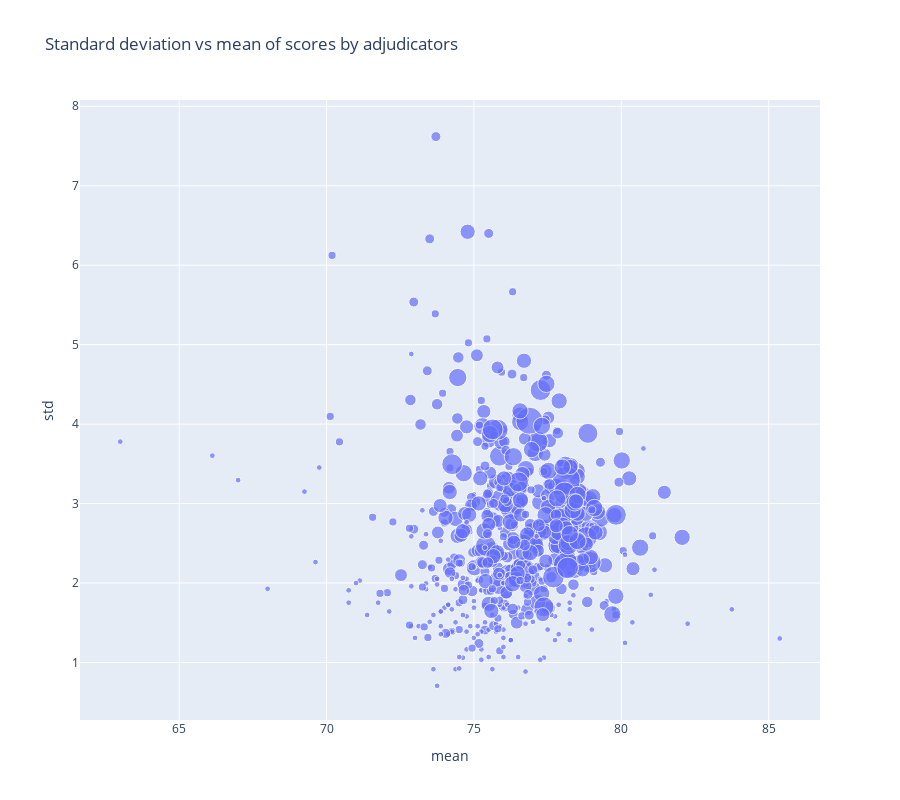

The code cell stored with this chart in its notebook:
### Code cell
aggregate = by_adj['score'].aggregate(['mean', 'std', 'count'])
px.scatter(aggregate, x='mean', y='std', hover_name=aggregate.index, size=aggregate['count'], title='Standard deviation vs mean of scores by adjudicators', height=800 )

### Figure 1 — Plotly figure (JSON) as saved in the notebook; plotly's stock layout.template omitted (floating-point values rounded to 4 significant figures; data arrays with more than 128 entries replaced by an {"elided": "..."} marker saying what was removed)
{"data": [{"hovertemplate": "<b>%{hovertext}</b><br><br>mean=%{x}<br>std=%{y}<br>count=%{marker.size}<extra></extra>", "hovertext": {"elided": "575 str values"}, "legendgroup": "", "marker": {"color": "#636efa", "size": {"elided": "575 int values"}, "sizemode": "area", "sizeref": 0.48, "symbol": "circle"}, "mode": "markers", "name": "", "orientation": "v", "showlegend": false, "type": "scatter", "x": {"elided": "575 float values"}, "xaxis": "x", "y": {"elided": "575 float values"}, "yaxis": "y"}], "layout": {"height": 800, "legend": {"itemsizing": "constant", "tracegroupgap": 0}, "title": {"text": "Standard deviation vs mean of scores by adjudicators"}, "xaxis": {"anchor": "y", "domain": [0, 1], "title": {"text": "mean"}}, "yaxis": {"anchor": "x", "domain": [0, 1], "title": {"text": "std"}}}}
